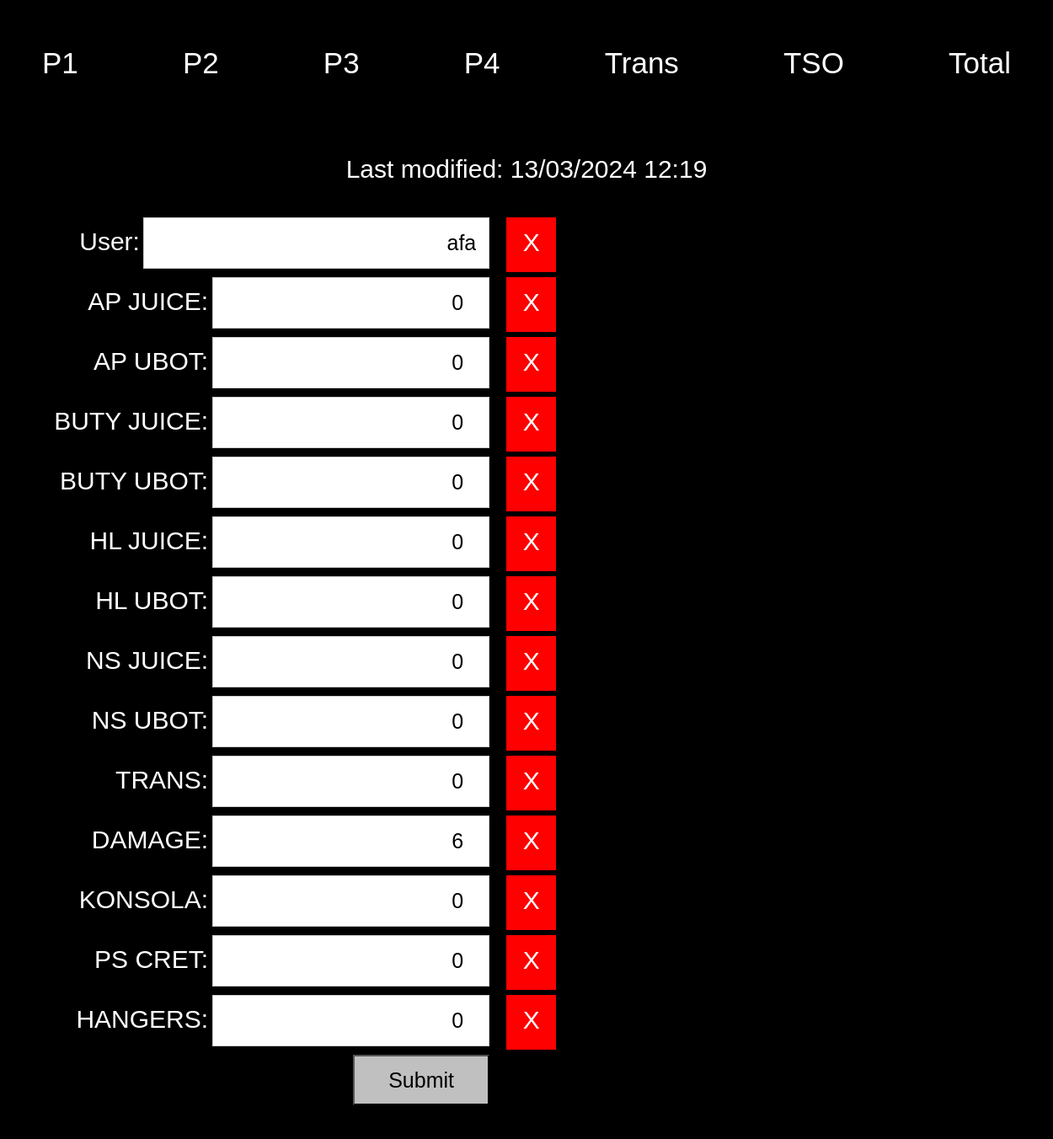
/P2, run on an earlier commit of the app's database.
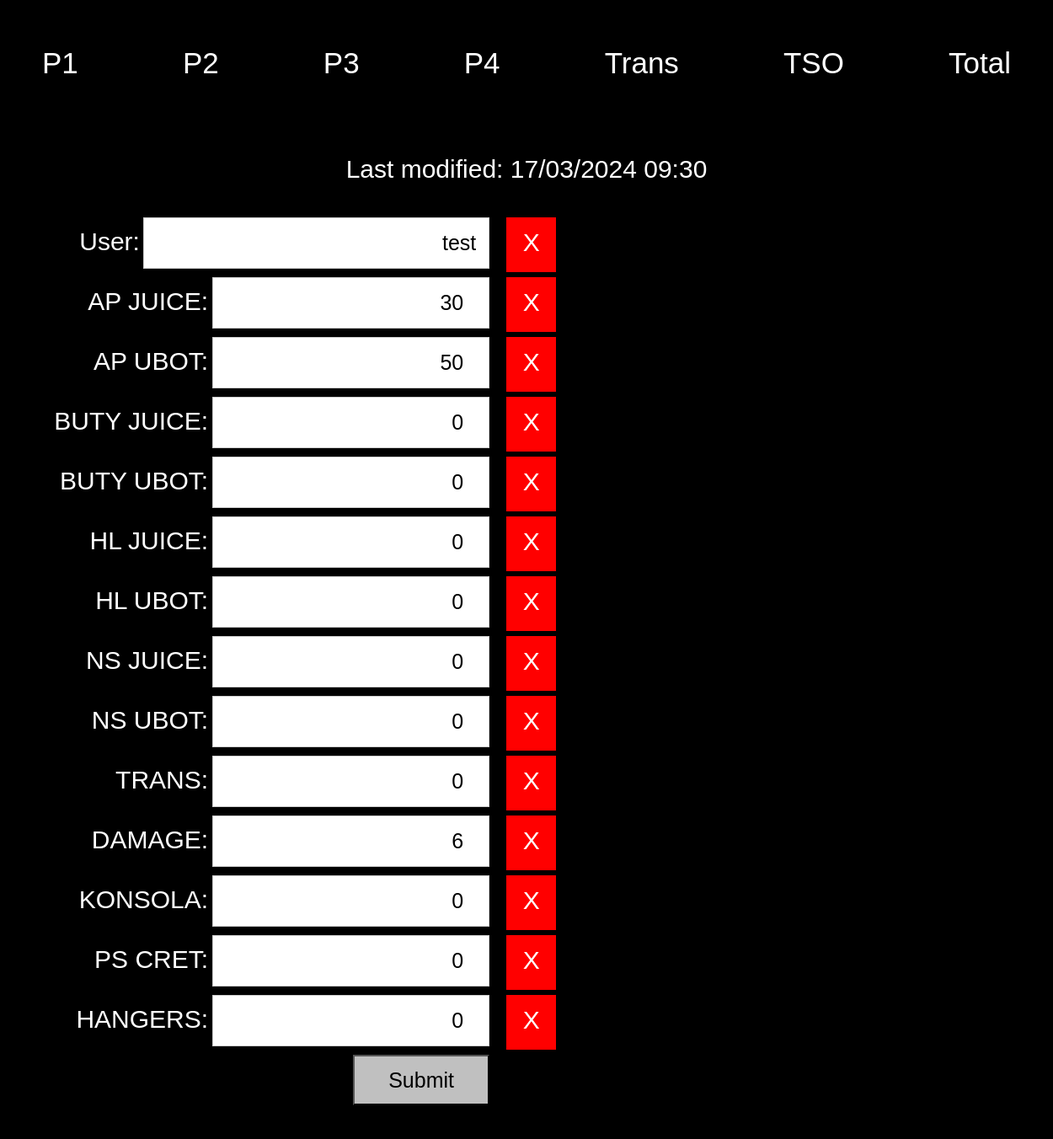
And on a later commit of the database.
### buffor/models/p2.py (models this page shows, shortened)
class P2(Floor):
    AP_JUICE = models.PositiveIntegerField(default=0)
    AP_UBOT = models.PositiveIntegerField(default=0)
    BUTY_JUICE = models.PositiveIntegerField(default=0)
    BUTY_UBOT = models.PositiveIntegerField(default=0)
    HL_JUICE = models.PositiveIntegerField(default=0)
    HL_UBOT = models.PositiveIntegerField(default=0)
    NS_JUICE = models.PositiveIntegerField(default=0)
    NS_UBOT = models.PositiveIntegerField(default=0)
    TRANS = models.PositiveIntegerField(default=0)
    DAMAGE = models.PositiveIntegerField(default=0)
    KONSOLA = models.PositiveIntegerField(default=0)
    PS_CRET = models.PositiveIntegerField(default=0)
    HANGERS = models.PositiveIntegerField(default=0)
    name = "P2"

### buffor/views.py (the view)
# urls.py: path('P2', views.P2Page, name='P2Page'),
def P2Page(request):
    return generic_floor(request, P2, P2Form, 'P2.html')

### buffor/forms.py
class P2Form(ModelForm):
    class Meta:
        model = P2
        fields = ["user","AP_JUICE","AP_UBOT","BUTY_JUICE",
        "BUTY_UBOT", "HL_JUICE", "HL_UBOT",
		"NS_JUICE", "NS_UBOT", "TRANS", "DAMAGE", "KONSOLA", "PS_CRET", "HANGERS"]

### buffor/views.py (called while the page is built, shortened)
def extract_id(input_string):
    pattern = r'id="([^"]+)"'
    match = re.search(pattern, input_string)
    if match:
        return match.group(1)
    else:
        return None

def generic_floor(request, model_cls, form_cls, template_name):
    last_count = model_cls.objects.latest('time_stamp')
    form = form_cls(instance=last_count)
    context = {
            'message': '',
            "form": form,
            "last_count_date": last_count.time_stamp.strftime("%d/%m/%Y %H:%M")
        }
    context["form_clean"] = ''
    for x in form:
        id = extract_id(str(x))
        context["form_clean"] += f'<div class="clear_label" onclick=\'clear_form("{id}")\'>X</div><br>'
    return render(request, template_name, context)

### templates/P2.html (shortened to what this page needs)
{% extends 'base.html' %}
{% block content %}
<div id="first_block">
{{ message }}<br>
Last modified: {{ last_count_date }} <br>
</div>
<div id = 'form_total'>
    <div id = 'form_input'>
        <form action="{% url 'P2Page' %}" method="post">
        {{ form }}
        <input type="submit" value="Submit">
    </div>
    <div id = 'form_clear'>
        {{ form_clean|safe }}
    </div>
</div>
{% endblock %}

### templates/base.html (shortened to what this page needs)
<!DOCTYPE html>
{% load static %}
<html>
<head>
    <link rel="stylesheet" href="{% static 'css/style.css' %}">
</head>
<body>
<nav>
    <a href="{% url 'P1Page' %}">P1</a>
    <a href="{% url 'P2Page' %}">P2</a>
    <a href="{% url 'P3Page' %}">P3</a>
    <a href="{% url 'P4Page' %}">P4</a>
    <a href="{% url 'TransPage' %}">Trans</a>
    <a href="{% url 'TSOPage' %}">TSO</a>
    <a href="{% url 'TotalPage' %}">Total</a>
</nav>
{% block content %}
{% endblock %}
</body>
</html>

### static/css/style.css (style rules this page uses)
body { font-family: sans-serif; margin: 0; padding: 0; }
nav { display: flex; justify-content: space-between; align-items: center; background-color: #000; height: 50px; padding: 50px; }
a { color: white; text-decoration: none; font-size: 35px; }
form { color: white; float: left; width: 100%; padding: 20px; background-color: #000000; }
label { font-size: 30px; }
input[type=number] { width: 55%; padding: 15px; margin-bottom: 10px; border: 1px solid #ccc; font-size: 25px; text-align:right; }
input[type=text] { width: 70%; padding: 15px; margin-bottom: 10px; border: 1px solid #ccc; font-size: 25px; text-align:right; }
input[type="submit"] { background-color: silver; color: black; width:30%; height:60px; font-size: 25px; cursor: pointer; }
#first_block { font-size: 30px; color: white; background-color: #000; text-align: center; }
#form_total { text-align: center; color: white; float: left; width: 100%; padding: 20px; background-color: #000000; }
#form_input { float: left; display: flex; align-items: right; text-align: end; }
#form_clear { padding-top: 14px; float: left; }
.clear_label { text-align: center; padding: 7px; padding-top: 13px; margin-top: 6px; width:45px; height:45px; color:white; font-size:30px; background-color:red; display: inline-block; }

What changed in the data, as far as the page shows it:
no longer on this page (row unchanged): P2: user "afa", AP_JUICE "0", AP_UBOT "0", BUTY_JUICE "0", BUTY_UBOT "0", HL_JUICE "0", HL_UBOT "0", NS_JUICE "0", NS_UBOT "0", TRANS "0", DAMAGE "6", KONSOLA "0", PS_CRET "0", HANGERS "0"
added P2: user "test", AP_JUICE "30", AP_UBOT "50", BUTY_JUICE "0", BUTY_UBOT "0", HL_JUICE "0", HL_UBOT "0", NS_JUICE "0", NS_UBOT "0", TRANS "0", DAMAGE "6", KONSOLA "0", PS_CRET "0", HANGERS "0"
Also different on the page:
{{ last_count_date }}: "13/03/2024 12:19" → "17/03/2024 09:30"
